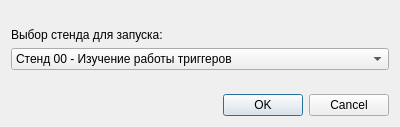
<?xml version="1.0" encoding="UTF-8"?>
<ui version="4.0">
 <class>StendSelectionDialog</class>
 <widget class="QDialog" name="StendSelectionDialog">
  <property name="geometry">
   <rect>
    <x>0</x>
    <y>0</y>
    <width>400</width>
    <height>127</height>
   </rect>
  </property>
  <property name="windowTitle">
   <string>Набор учебных стендов</string>
  </property>
  <layout class="QVBoxLayout" name="verticalLayout">
   <item>
    <spacer name="verticalSpacer_2">
     <property name="orientation">
      <enum>Qt::Vertical</enum>
     </property>
     <property name="sizeHint" stdset="0">
      <size>
       <width>20</width>
       <height>40</height>
      </size>
     </property>
    </spacer>
   </item>
   <item>
    <widget class="QLabel" name="label">
     <property name="text">
      <string>Выбор стенда для запуска:</string>
     </property>
    </widget>
   </item>
   <item>
    <widget class="QComboBox" name="comboBox">
     <item>
      <property name="text">
       <string>Стенд 00 - Изучение работы триггеров</string>
      </property>
     </item>
     <item>
      <property name="text">
       <string>Стенд 01 - Изучение работы регистров</string>
      </property>
     </item>
     <item>
      <property name="text">
       <string>Стенд 02 - Изучение работы АЛУ</string>
      </property>
     </item>
     <item>
      <property name="text">
       <string>Test</string>
      </property>
     </item>
    </widget>
   </item>
   <item>
    <spacer name="verticalSpacer">
     <property name="orientation">
      <enum>Qt::Vertical</enum>
     </property>
     <property name="sizeHint" stdset="0">
      <size>
       <width>20</width>
       <height>40</height>
      </size>
     </property>
    </spacer>
   </item>
   <item>
    <widget class="QDialogButtonBox" name="buttonBox">
     <property name="orientation">
      <enum>Qt::Horizontal</enum>
     </property>
     <property name="standardButtons">
      <set>QDialogButtonBox::Cancel|QDialogButtonBox::Ok</set>
     </property>
    </widget>
   </item>
  </layout>
 </widget>
 <resources/>
 <connections>
  <connection>
   <sender>buttonBox</sender>
   <signal>accepted()</signal>
   <receiver>StendSelectionDialog</receiver>
   <slot>accept()</slot>
   <hints>
    <hint type="sourcelabel">
     <x>248</x>
     <y>254</y>
    </hint>
    <hint type="destinationlabel">
     <x>157</x>
     <y>274</y>
    </hint>
   </hints>
  </connection>
  <connection>
   <sender>buttonBox</sender>
   <signal>rejected()</signal>
   <receiver>StendSelectionDialog</receiver>
   <slot>reject()</slot>
   <hints>
    <hint type="sourcelabel">
     <x>316</x>
     <y>260</y>
    </hint>
    <hint type="destinationlabel">
     <x>286</x>
     <y>274</y>
    </hint>
   </hints>
  </connection>
 </connections>
</ui>
